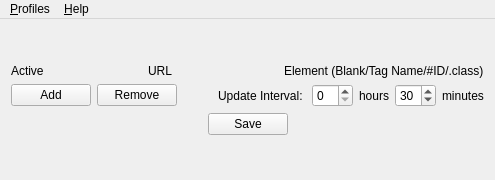
<?xml version="1.0" encoding="UTF-8"?>
<ui version="4.0">
 <class>ProfileWindow</class>
 <widget class="QMainWindow" name="ProfileWindow">
  <property name="geometry">
   <rect>
    <x>0</x>
    <y>0</y>
    <width>495</width>
    <height>180</height>
   </rect>
  </property>
  <property name="sizePolicy">
   <sizepolicy hsizetype="Maximum" vsizetype="Maximum">
    <horstretch>0</horstretch>
    <verstretch>0</verstretch>
   </sizepolicy>
  </property>
  <property name="windowTitle">
   <string>SDM: Profiles</string>
  </property>
  <widget class="QWidget" name="central_V">
   <property name="sizePolicy">
    <sizepolicy hsizetype="Maximum" vsizetype="Preferred">
     <horstretch>0</horstretch>
     <verstretch>0</verstretch>
    </sizepolicy>
   </property>
   <layout class="QVBoxLayout" name="layout_Core_V">
    <item>
     <spacer name="spacer_Roof_V">
      <property name="orientation">
       <enum>Qt::Vertical</enum>
      </property>
      <property name="sizeHint" stdset="0">
       <size>
        <width>20</width>
        <height>0</height>
       </size>
      </property>
     </spacer>
    </item>
    <item>
     <layout class="QGridLayout" name="layout_Targets_G">
      <property name="rightMargin">
       <number>0</number>
      </property>
      <property name="verticalSpacing">
       <number>6</number>
      </property>
      <item row="0" column="1">
       <widget class="QLabel" name="label_URL">
        <property name="sizePolicy">
         <sizepolicy hsizetype="Preferred" vsizetype="Preferred">
          <horstretch>0</horstretch>
          <verstretch>0</verstretch>
         </sizepolicy>
        </property>
        <property name="text">
         <string>URL</string>
        </property>
       </widget>
      </item>
      <item row="0" column="2">
       <widget class="QLabel" name="label_Element">
        <property name="sizePolicy">
         <sizepolicy hsizetype="Preferred" vsizetype="Preferred">
          <horstretch>0</horstretch>
          <verstretch>0</verstretch>
         </sizepolicy>
        </property>
        <property name="text">
         <string>Element (Blank/Tag Name/#ID/.class)</string>
        </property>
       </widget>
      </item>
      <item row="0" column="0">
       <widget class="QLabel" name="label_Active">
        <property name="sizePolicy">
         <sizepolicy hsizetype="Preferred" vsizetype="Preferred">
          <horstretch>0</horstretch>
          <verstretch>0</verstretch>
         </sizepolicy>
        </property>
        <property name="text">
         <string>Active</string>
        </property>
       </widget>
      </item>
      <item row="1" column="0">
       <layout class="QVBoxLayout" name="layout_Active_V"/>
      </item>
      <item row="1" column="1">
       <layout class="QVBoxLayout" name="layout_URL_V"/>
      </item>
      <item row="1" column="2">
       <layout class="QVBoxLayout" name="layout_Element_V"/>
      </item>
     </layout>
    </item>
    <item>
     <layout class="QHBoxLayout" name="layout_Trailing_H">
      <item>
       <widget class="QPushButton" name="button_AddTarget">
        <property name="sizePolicy">
         <sizepolicy hsizetype="Preferred" vsizetype="Fixed">
          <horstretch>0</horstretch>
          <verstretch>0</verstretch>
         </sizepolicy>
        </property>
        <property name="minimumSize">
         <size>
          <width>0</width>
          <height>0</height>
         </size>
        </property>
        <property name="text">
         <string>Add</string>
        </property>
       </widget>
      </item>
      <item>
       <widget class="QPushButton" name="button_RemoveTarget">
        <property name="text">
         <string>Remove</string>
        </property>
       </widget>
      </item>
      <item>
       <spacer name="spacer_Buttons">
        <property name="orientation">
         <enum>Qt::Horizontal</enum>
        </property>
        <property name="sizeHint" stdset="0">
         <size>
          <width>40</width>
          <height>20</height>
         </size>
        </property>
       </spacer>
      </item>
      <item>
       <widget class="QLabel" name="label_Interval">
        <property name="text">
         <string>Update Interval: </string>
        </property>
       </widget>
      </item>
      <item>
       <widget class="QSpinBox" name="spinBox_Hours"/>
      </item>
      <item>
       <widget class="QLabel" name="label_Hours">
        <property name="text">
         <string>hours</string>
        </property>
       </widget>
      </item>
      <item>
       <widget class="QSpinBox" name="spinBox_Minutes">
        <property name="maximum">
         <number>59</number>
        </property>
        <property name="value">
         <number>30</number>
        </property>
       </widget>
      </item>
      <item>
       <widget class="QLabel" name="label_Minutes">
        <property name="text">
         <string>minutes</string>
        </property>
       </widget>
      </item>
     </layout>
    </item>
    <item>
     <layout class="QHBoxLayout" name="layout_Save_H">
      <item>
       <spacer name="spacer_SaveL_H">
        <property name="orientation">
         <enum>Qt::Horizontal</enum>
        </property>
        <property name="sizeHint" stdset="0">
         <size>
          <width>40</width>
          <height>20</height>
         </size>
        </property>
       </spacer>
      </item>
      <item>
       <widget class="QPushButton" name="button_Save">
        <property name="text">
         <string>Save</string>
        </property>
       </widget>
      </item>
      <item>
       <spacer name="spacer_SaveR_H">
        <property name="orientation">
         <enum>Qt::Horizontal</enum>
        </property>
        <property name="sizeHint" stdset="0">
         <size>
          <width>40</width>
          <height>20</height>
         </size>
        </property>
       </spacer>
      </item>
     </layout>
    </item>
    <item>
     <spacer name="spacer_Floor_V">
      <property name="orientation">
       <enum>Qt::Vertical</enum>
      </property>
      <property name="sizeHint" stdset="0">
       <size>
        <width>20</width>
        <height>0</height>
       </size>
      </property>
     </spacer>
    </item>
   </layout>
  </widget>
  <widget class="QMenuBar" name="menu">
   <property name="geometry">
    <rect>
     <x>0</x>
     <y>0</y>
     <width>495</width>
     <height>20</height>
    </rect>
   </property>
   <widget class="QMenu" name="menu_Profiles">
    <property name="title">
     <string>&amp;Profiles</string>
    </property>
    <addaction name="action_NewProfile"/>
   </widget>
   <widget class="QMenu" name="menu_Help">
    <property name="title">
     <string>&amp;Help</string>
    </property>
    <addaction name="action_Guide"/>
    <addaction name="action_About"/>
   </widget>
   <addaction name="menu_Profiles"/>
   <addaction name="menu_Help"/>
  </widget>
  <action name="action_Guide">
   <property name="text">
    <string>&amp;Guide</string>
   </property>
  </action>
  <action name="action_About">
   <property name="text">
    <string>&amp;About</string>
   </property>
  </action>
  <action name="action_NewProfile">
   <property name="text">
    <string>&amp;New</string>
   </property>
  </action>
 </widget>
 <layoutdefault spacing="6" margin="11"/>
 <resources/>
 <connections/>
</ui>
